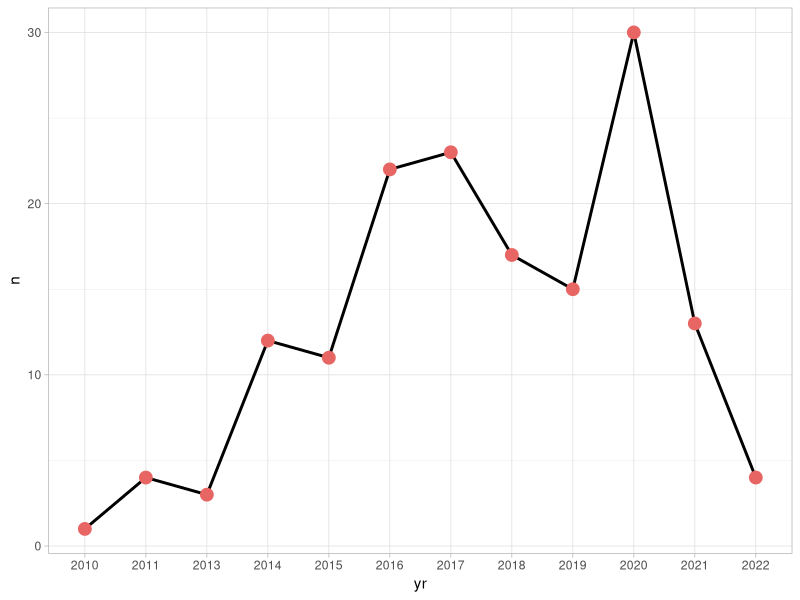

Source code (R):
## ---- chunk 1
library(tidyverse)
knitr::opts_chunk$set(warning=FALSE,message=FALSE,collapse = TRUE, fig.align="center",fig.width = 8)
## ---- chunk 2
df= tibble::tribble(
  ~Name,                          ~Author,                ~Pub_Date,  
   "统计模拟及其R实现",                    "肖枝洪",                  "2010-04", 
   "时间序列分析及应用:R语言",                "Jonathan D. Cryer",    "2011-01", 
   "R语言数据操作",                      "菲尔·斯佩克特",              "2011-07", 
   "环境与生态统计:R语言的应用",               "钱松",                   "2011-07", 
   "R语言初学者指南",                     "阿兰·F·祖尔",              "2011-09", 
   "R语言经典实例",                      "Paul Teetor",          "2013-05", 
   "R语言编程艺术",                      "Norman Matloff",       "2013-05", 
   "数据挖掘与R语言",                     "Luis Torgo",           "2013-07", 
   "R语言与Bioconductor生物信息学应用",      "高山",                   "2014-01", 
   "R语言与网站分析",                     "李明",                   "2014-04", 
   "R数据可视化手册",                     "Winston Chang",        "2014-05", 
   "数据挖掘:R语言实战",                   "黄文",                   "2014-06", 
   "R语言统计入门",                      "Peter Dalgaard",       "2014-06", 
   "学习R",                          "Richard Cotton",       "2014-06", 
   "R语言核心技术手册",                    "Joseph Adler",         "2014-07", 
   "数据分析:R语言实战",                   "李诗羽",                  "2014-08", 
   "R的极客理想,工具篇",                   "张丹",                   "2014-08", 
   "R语言与数据挖掘最佳实践和经典案例",            "Yanchang Zhao",        "2014-09", 
   "R语言实用教程",                      "薛毅",                   "2014-10", 
   "R语言的科学编程与仿真",                  "欧文·琼斯",                "2014-12", 
   "非参数统计:基于R语言案例分析",              "柳向东",                  "2015-02", 
   "R数据分析:方法与案例详解",                "方匡南",                  "2015-02", 
   "R软件教程与统计分析:入门到精通",             "麦考斯",                  "2015-04", 
   "R软件入门与基础",                     "张志杰",                  "2015-04", 
   "R语言轻松入门与提高",                   "Andrie de Vries",      "2015-05", 
   "统计学习导论:基于R应用",                 "加雷斯·詹姆斯",              "2015-05", 
   "数据科学中的R语言",                    "李航",                   "2015-07", 
   "R的极客理想,高级开发篇",                 "张丹",                   "2015-07", 
   "游戏数据分析的艺术",                    "于洋",                   "2015-09", 
   "R语言数据分析与挖掘实战",                 "张良均",                  "2015-10", 
   "R高性能编程:用整套解决方案与高超技巧突破性能瓶颈",    "Aloysius Lim",         "2015-12", 
   "量化投资:以R语言为工具",                 "蔡立耑",                  "2016-01", 
   "R语言初学指南",                      "Brian Dennis",         "2016-01", 
   "应用回归及分类:基于R",                  "吴喜之",                  "2016-01", 
   "R语言实战:编程基础、统计分析与数据挖掘宝典",       "李倩星",                  "2016-03", 
   "投资学及其R语言应用",                   "朱顺泉",                  "2016-03", 
   "基于R语言的自动数据收集",                 "西蒙·蒙策尔特",              "2016-03", 
   "数据科学:理论、方法与R语言实践",             "尼娜·朱梅尔",               "2016-03", 
   "R数据分析秘笈",                      "Viswa Viswanathan",    "2016-03", 
   "R语言数据挖掘方法及应用",                 "薛薇",                   "2016-04", 
   "R语言实战:机器学习与数据分析",              "左飞",                   "2016-05", 
   "R语言在商务分析中的应用",                 "A. 奥赫里",               "2016-06", 
   "R语言与数据挖掘",                     "张良均",                  "2016-06", 
   "网络数据的统计分析:R语言实践",              "Eric D. Kolaczyk",     "2016-06", 
   "R语言入门与实践",                     "Garrett Grolemund",    "2016-06", 
   "预测分析中的建模技术:商务问题与R语言解决方案",      "Thomas W. Miller",     "2016-07", 
   "试验设计与数据分析:基于R语言应用",            "郑杰",                   "2016-08", 
   "多元时间序列分析及金融应用:R语言",            "蔡瑞胸",                  "2016-08", 
   "数据科学实践手册:R+Python",            "Tony Ojeda",           "2016-08", 
   "统计学导论:基于R语言",                  "李勇",                   "2016-09", 
   "R语言预测实战",                      "游皓麟",                  "2016-10", 
   "R语言市场研究分析",                    "克里斯·查普曼",              "2016-10", 
   "数据科学:R语言实战",                   "Dan Toomey",           "2016-11", 
   "R语言与数据分析实战",                   "徐珉久",                  "2017-01", 
   "R语言统计学基础",                     "吕小康",                  "2017-02", 
   "量化金融R语言高级教程",                  "Edina Berlinger",      "2017-05", 
   "量化金融R语言初级教程",                  "Gergely Daroczi",      "2017-05", 
   "深度学习与R语言",                     "程显毅",                  "2017-06", 
   "数据科学:R语言实现",                   "丘祐玮",                  "2017-06", 
   "数据科学R语言实践:面向计算推理与问题求解的案例研究法",  "德博拉·诺兰",               "2017-06", 
   "机器学习与数据科学:基于R的统计学习方法",         "Daniel D. Gutierrez",  "2017-06", 
   "R语言可以很简单",                     "Andrie de Vries",      "2017-07", 
   "R语言游戏数据分析与挖掘",                 "谢佳标",                  "2017-07", 
   "应用回归分析:R语言版",                  "何晓群",                  "2017-07", 
   "数学建模:基于R",                     "薛毅",                   "2017-07", 
   "自动化交易R语言实战指南",                 "Chris Conlan",         "2017-08", 
   "R语言数据分析项目精解:理论、方法、实战",         "罗荣锦",                  "2017-08", 
   "基于R语言的证券公司信用风险计量和管理",          "崔玉征",                  "2017-08", 
   "大数据分析师权威教程:机器学习、大数据分析和可视化",    "Wrox国际IT认证项目",         "2017-08", 
   "深度学习精要:基于R语言",                 "Joshua F. Wiley",      "2017-09", 
   "R语言与大数据编程实战",                  "李倩星",                  "2017-09", 
   "风险模型:基于R的保险损失预测",              "孟生旺",                  "2017-09", 
   "R语言编程指南",                      "任坤",                   "2017-10", 
   "R语言机器学习/第2版",                  "Brett Lantz",          "2017-11", 
   "应用统计分析与R语言实战",                 "吕书龙",                  "2017-11", 
   "基于R语言数据挖掘的统计与分析",              "韦鹏程",                  "2017-12", 
   "数据挖掘与R语言",                     "易正俊",                  "2018-01", 
   "R语言与网络舆情处理",                   "于卫红",                  "2018-01", 
   "R的极客理想:量化投资篇",                 "张丹",                   "2018-01", 
   "概率图模型:基于R语言",                  "大卫·贝洛特",               "2018-01", 
   "R语言商业分析实战",                    "Umesh R. Hodeghatta",  "2018-02", 
   "R语言与医学统计图形",                   "张铁军",                  "2018-02", 
   "文本挖掘:基于R语言的整洁工具",              "Julia Silge",          "2018-03", 
   "R语言统计分析与应用",                   "汪海波",                  "2018-04", 
   "机器学习实践指南:基于R语言",               "尼格尔·刘易斯",              "2018-04", 
   "R语言:大数据分析中的统计方法及应用",           "薛薇",                   "2018-07", 
   "R语言基础与数据科学应用",                 "沈刚",                   "2018-07", 
   "探寻数据背后的逻辑:R语言数据挖掘之道",          "宋云生",                  "2018-08", 
   "R数据科学",                        "哈德利·威克姆",              "2018-08", 
   "大数据分析与算法",                     "拉金德拉·阿卡拉卡",            "2018-10", 
   "数据挖掘与应用:以SAS和R为工具.第2版",        "张俊妮",                  "2018-10", 
   "ggplot2: 数据分析与图形艺术",           "哈德利·威克汉姆",             "2018-11", 
   "数据挖掘算法与R语言实现",                 "肖海军",                  "2018-11", 
   "R语言编程基础",                      "林智章",                  "2019-01", 
   "数据科学实战手册",                     "普拉罕",                  "2019-01", 
   "R语言程序设计基础",                    "文必龙",                  "2019-04", 
   "R语言之书:编程与统计",                  "蒂尔曼·M. 戴维斯",           "2019-05", 
   "R语言数据可视化之美",                   "张杰",                   "2019-05", 
   "R大数据分析实用指南",                   "西蒙·沃克威克",              "2019-05", 
   "R语言数据分析与挖掘实战手册",               "程静",                   "2019-06", 
   "统计分析:以R与Excel为分析工具",           "康拉德·卡尔伯格",             "2019-06", 
   "深度学习企业实战:基于R语言",               "尼格尔·刘易斯",              "2019-06", 
   "R统计数据清洗及应用",                   "马克·范德鲁",               "2019-06", 
   "R数据科学实战:工具详解与案例分析",            "刘健",                   "2019-07", 
   "R语言数据高效处理指南",                  "黄天元",                  "2019-09", 
   "R数据加工与分析呈现宝典",                 "乔纳森·卡罗尔",              "2019-09", 
   "基于R的语言学统计方法",                  "王家钺",                  "2019-10", 
   "现代生物学数据分析原理与应用",               "梅步俊",                  "2019-11", 
   "R语言:实用数据分析和可视化技术",             "贾里德·P. 兰德",            "2020-01", 
   "R语言机器学习",                      "卡西克·拉玛苏布兰马尼安",         "2020-01", 
   "多元统计分析及R语言建模.第5版",             "王斌会",                  "2020-01", 
   "通过实例学习R",                      "吉姆·艾伯特",               "2020-01", 
   "深度学习实战手册:R语言版",                "普拉卡什",                 "2020-01", 
   "R语言统计分析与机器学习",                 "薛震",                   "2020-02", 
   "基于R的数理统计学",                    "崔玉杰",                  "2020-04", 
   "多元统计分析:基于R.第2版",               "费宇",                   "2020-04", 
   "数量生态学:R语言的应用.第2版",             "Daniel Borcard",       "2020-05", 
   "谁说菜鸟不会数据分析,R语言篇",              "方小敏",                  "2020-06", 
   "R语言经典实例",                      "J.D. Long",            "2020-06", 
   "数据可视化:基于R语言",                  "贾俊平",                  "2020-06", 
   "计量经济学实验:基于R语言的实现",             "时奇",                   "2020-06", 
   "R统计编程入门",                      "W. John Braun",        "2020-06", 
   "时间序列分析:基于R.第2版",               "王燕",                   "2020-06", 
   "概率论与数理统计:基于R语言",               "方红",                   "2020-07", 
   "统计学:基于R语言的实现.第3版",             "王涛",                   "2020-07", 
   "R统计高级编程和数据模型:分析、机器学习和可视化",     "马特·威利",                "2020-07", 
   "大规模数据分析和建模:基于Spark与R",         "Javier Luraschi",      "2020-07", 
   "高级R语言编程指南",                    "哈德利·威克汉姆",             "2020-08", 
   "大数据分析:基于R语言",                  "塞玛·阿查亚",               "2020-08", 
   "时间序列分析及其应用:基于R语言实例",           "罗伯特·H.沙姆韦",            "2020-08", 
   "数据分析:基于R语言",                   "潘文超",                  "2020-09", 
   "R语言数据分析与可视化从入门到精通",            "程乾",                   "2020-10", 
   "现代回归分析方法引论",                   "翁洋",                   "2020-10", 
   "R语言数据可视化实战",                   "米霖",                   "2020-11", 
   "机器学习及R应用",                     "陈强",                   "2020-11", 
   "科研数据分析与绘图指导",                  "袁吉有",                  "2020-11", 
   "R语言开发技术标准教程",                  "谢书良",                  "2020-12", 
   "R绘图系统.第3版",                    "保罗·莫雷尔",               "2020-12", 
   "R语言数据分析、挖掘建模与可视化",             "刘顺祥",                  "2021-01", 
   "数据挖掘:基于R语言的实战",                "张俊妮",                  "2021-01", 
   "统计学:基于R.第4版",                  "贾俊平",                  "2021-01", 
   "数据预处理从入门到实战:基于SQL、R、Python",   "本桥智光",                 "2021-02", 
   "大数据生态学研究方法",                   "刘方邻",                  "2021-03", 
   "多元统计分析实验",                     "徐芳燕",                  "2021-03", 
   "文本数据挖掘:基于R语言",                 "黄天元",                  "2021-04", 
   "生物统计学实验指导:SPSS 22.0及R语言应用",    "陈玉华",                  "2021-05", 
   "数据可视化分析:基于R语言.第2版",            "贾俊平",                  "2021-05", 
   "机器学习与R语言",                     "Brett Lantz",          "2021-06", 
   "玩转大数据:SAS+R+Stata+Python",     "孙江伟",                  "2021-06", 
   "统计建模技术I,多元统计建模与时间序列建模",        "罗良清",                  "2021-06", 
   "统计分析:以R语言为工具",                 "朱雪宁",                  "2021-08", 
   "R语言数据分析与可视化",                  "杨剑锋",                  "2022-01", 
   "现代数据科学",                 "本杰明",                  "2022-03",
  "社会科学中的数据分析:R语言的应用", "李泉", "2022-01",
  "R语言在生物统计中的应用", "杨泽峰", "2022-02"
)
df
df= df %>% 
  arrange(desc(Pub_Date)) %>% 
  mutate(ID= 1:n(), .before = Name)
## ---- chunk 3
knitr::kable(df)
## ---- chunk 4
df %>% 
  group_by(yr= str_extract(Pub_Date, "\\d{4}")) %>% 
  summarise(n= n()) %>% 
  
  ggplot(aes(yr, n))+
  
  geom_line(aes(group= 1), size= 1)+
  geom_point(size= 4, color= "#e76562")+
  
  theme_light()
